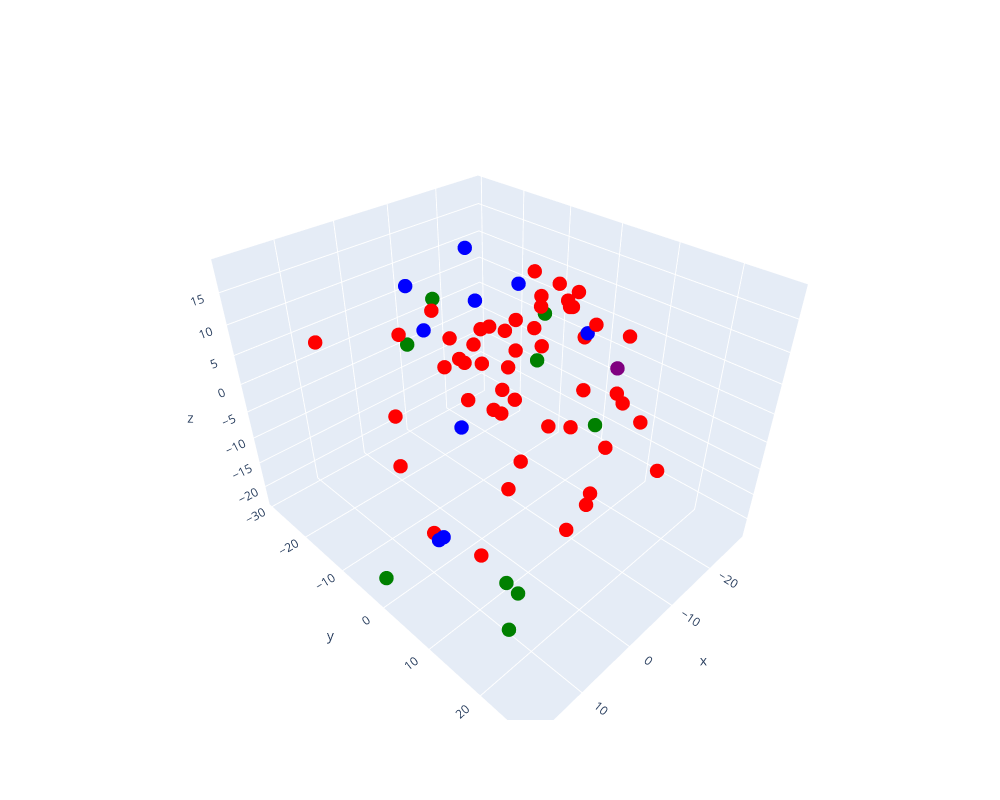

Notebook code cell kept with this figure:
### Code cell
fig = go.Figure()

text_data = list(candidates.keys())
embeddings_3d = np.concatenate(list(candidates.values())).reshape(len(candidates), 3)

color_data = ['blue' if i < cutoff else 'red' for i in range(len(candidates))]
for i in closest_candidates_indices:
    color_data[i] = 'green'
color_data[closest_candidates_indices[0]] = 'purple'

fig.add_trace(go.Scatter3d(
    x=embeddings_3d[:, 0],
    y=embeddings_3d[:, 1],
    z=embeddings_3d[:, 2],
    text=text_data,
    mode='markers',
    marker=dict(
        size=5,
        color=color_data,
        colorscale='Viridis',
        opacity=1
    )
))


fig.update_layout(
    scene=dict(
        xaxis=dict(title='x'),
        yaxis=dict(title='y'),
        zaxis=dict(title='z')
    ),
	width=1000,
    height=800
)

fig.show()

### Figure 1 — Plotly figure (JSON) as saved in the notebook; plotly's stock layout.template omitted (floating-point values rounded to 4 significant figures)
{"data": [{"marker": {"color": ["green", "green", "green", "green", "green", "purple", "green", "green", "green", "green", "blue", "blue", "blue", "blue", "blue", "blue", "blue", "blue", "blue", "red", "red", "red", "red", "red", "red", "red", "red", "red", "red", "red", "red", "red", "red", "red", "red", "red", "red", "red", "red", "red", "red", "red", "red", "red", "red", "red", "red", "red", "red", "red", "red", "red", "red", "red", "red", "red", "red", "red", "red", "red", "red", "red", "red", "red", "red", "red", "red", "red", "red"], "colorscale": [[0, "#440154"], [0.1111, "#482878"], [0.2222, "#3e4989"], [0.3333, "#31688e"], [0.4444, "#26828e"], [0.5556, "#1f9e89"], [0.6667, "#35b779"], [0.7778, "#6ece58"], [0.8889, "#b5de2b"], [1, "#fde725"]], "opacity": 1, "size": 5}, "mode": "markers", "text": ["TRXOXHI128F426A36D", "TRSDDHV128F426A370", "TRRCJEI128F92C23B1", "TRKGGMK128F42286FE", "TRADCIF128F9338278", "TRTBASA128F92D262F", "TRJDDAZ128F92D262E", "TRKKBJS128F92EF7D2", "TRQTXHB128F92E3855", "TRGVSMR128F42B58E7", "TRXFKAF128E078884E", "TRHCIJJ128F9305C8A", "TRPZIII128F92D5420", "TRULNMQ128F92E1FDA", "TRQQORS128F930B14D", "TRDJZFF128F92D2627", "TRAWRKT128E0788857", "TRGUXOJ128E0788852", "TRIHPDV128F932B5DC", "TRVSLCD128E079268B", "TRGBAFG12903CC5E15", "TRDSMFO128F426A81D", "TRUHOOQ128E079251E", "TRCLZRQ128F422A819", "TRTDSOD128E078115C", "TRMBNUB128F426848E", "TRXOUBQ12903CFEA17", "TRIOPJP128F14A7703", "TRTWKHF128F4252945", "TRGCOIP128F424BD93", "TRVWDBV12903CEACE0", "TRYLUYR128F429EF65", "TRQZMOQ12903CC5E0B", "TRYTLRH128F42AE85E", "TRGRCDR128F931118C", "TRDHPGU128F4281235", "TRLJEMO128F4229373", "TRRGZAO128F92CD2BC", "TRGQQEE128F931EB17", "TRPRKFS128F9335626", "TRLRLKK128F92E32E8", "TRMEBST12903CA5F35", "TRVXZNJ128F429B665", "TRSUPZV128F4272574", "TRGTXCP12903CF05DF", "TREKXKZ128F4263027", "TRGAQBF128F426B35A", "TRWLNKW128F92CA7E7", "TRHFZEU128F9329BF9", "TRLGKGB128F92C4055", "TRAAXZC128F9360095", "TRMRGQX12903CA5DFA", "TRWBXCW128F4266098", "TRAUDHX128F930826E", "TRXOXGD128F427269B", "TRTSQHD12903CE87CA", "TRUNCHE128F425BF5D", "TRHRDVP128F421BAB6", "TRWBPDM128F4262371", "TRZDWRG128F14A65F2", "TRHLUFB128F92E1061", "TRAEESD12903CE28FC", "TRTHSFO12903CFEDAA", "TRJNWTR128F9346B8A", "TRXHLUP128F9320B70", "TRMMMTK128F424EF7C", "TRAQFDV128F92C4560", "TRHTLBU128F429327B", "TRCNBZT128F14910A5"], "type": "scatter3d", "x": [-10.24, -14.27, 18.03, 14.48, -11.19, -17.79, -28.09, -0.0196, 15.65, 12.89, -10.43, 5.827, 5.319, 13.05, -21.6, -13.24, -14.67, -14.08, -8.963, -8.669, 0.381, -9.679, -0.06018, -0.8794, -5.537, -25.97, -11.27, -21.63, 9.766, -0.8346, 16.17, -18.27, -24.34, 1.003, -11.34, 6.555, -13.47, -8.445, -7.025, -17.08, -18.35, 7.602, -8.999, -24.45, 13.18, 0.005204, -18.41, -15.68, -2.374, 0.9258, -5.563, -22.75, -3.074, -11.35, 0.3763, 5.858, 4.152, -7.234, -4.627, 1.348, 2.331, -21.14, -10.72, -13.69, -17.36, -17.26, -18.87, 11.86, 4.372], "y": [-29.05, -26.4, -0.6363, 20.05, 11.65, 9.848, -13.24, 10.34, 22.56, 18.0, -13.65, -3.583, -3.047, 10.9, -13.43, 7.552, -16.31, -29.08, -26.59, -0.1061, 4.783, 6.729, -9.365, 15.93, -8.472, -6.098, 13.72, -13.89, -6.297, 4.022, -13.06, 11.07, -10.86, 7.658, -15.51, 6.167, -7.686, -13.5, 4.459, 11.82, 3.16, 10.54, -8.95, -12.58, 13.87, -5.722, 3.613, 16.08, 17.78, 16.9, -24.9, -10.78, 27.09, -20.64, 2.439, -4.622, -14.22, 14.74, 15.32, 12.19, 14.6, -1.64, 15.04, 5.221, -17.97, -1.186, -11.33, 17.21, 8.59], "z": [-4.676, 3.616, -19.29, -15.25, -1.315, 4.339, 0.5877, 13.58, -5.551, -9.609, 17.72, -22.57, -21.92, 10.61, 8.327, 10.95, 6.778, -3.402, 7.727, -13.23, 6.847, 16.84, 12.99, -11.52, -4.089, 5.251, -4.238, -4.296, 1.699, 14.84, 13.12, -1.371, 4.171, 6.985, -2.978, 16.78, -1.32, -0.1223, 17.63, 10.61, 6.486, 10.14, 0.7532, 9.821, -7.637, 10.15, -2.633, -0.8762, -6.684, 7.423, 0.7946, 0.8242, 4.276, -6.084, 15.29, -21.74, -14.92, -9.648, 18.61, 16.89, 7.091, 8.662, 5.859, 16.13, -0.08333, 13.96, 3.612, 4.564, 6.99]}], "layout": {"height": 800, "scene": {"xaxis": {"title": {"text": "x"}}, "yaxis": {"title": {"text": "y"}}, "zaxis": {"title": {"text": "z"}}}, "width": 1000}}
